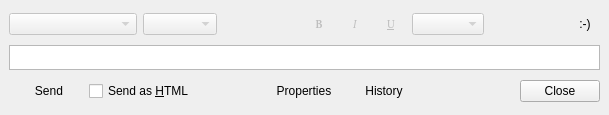
<ui version="4.0" >
 <author></author>
 <comment></comment>
 <exportmacro></exportmacro>
 <class>RzxChatUI</class>
 <widget class="QWidget" name="RzxChatUI" >
  <property name="geometry" >
   <rect>
    <x>0</x>
    <y>0</y>
    <width>609</width>
    <height>110</height>
   </rect>
  </property>
  <property name="sizePolicy" >
   <sizepolicy>
    <hsizetype>3</hsizetype>
    <vsizetype>5</vsizetype>
    <horstretch>0</horstretch>
    <verstretch>0</verstretch>
   </sizepolicy>
  </property>
  <property name="windowTitle" >
   <string>Chat [Qt]</string>
  </property>
  <layout class="QGridLayout" >
   <property name="margin" >
    <number>9</number>
   </property>
   <property name="spacing" >
    <number>6</number>
   </property>
   <item row="0" column="0" >
    <layout class="QHBoxLayout" >
     <property name="margin" >
      <number>0</number>
     </property>
     <property name="spacing" >
      <number>6</number>
     </property>
     <item>
      <widget class="QComboBox" name="cbFontSelect" >
       <property name="enabled" >
        <bool>false</bool>
       </property>
       <property name="sizePolicy" >
        <sizepolicy>
         <hsizetype>3</hsizetype>
         <vsizetype>0</vsizetype>
         <horstretch>0</horstretch>
         <verstretch>0</verstretch>
        </sizepolicy>
       </property>
       <property name="minimumSize" >
        <size>
         <width>128</width>
         <height>0</height>
        </size>
       </property>
      </widget>
     </item>
     <item>
      <widget class="QComboBox" name="cbSize" >
       <property name="enabled" >
        <bool>false</bool>
       </property>
       <property name="sizePolicy" >
        <sizepolicy>
         <hsizetype>0</hsizetype>
         <vsizetype>0</vsizetype>
         <horstretch>0</horstretch>
         <verstretch>0</verstretch>
        </sizepolicy>
       </property>
       <property name="minimumSize" >
        <size>
         <width>74</width>
         <height>0</height>
        </size>
       </property>
       <property name="maximumSize" >
        <size>
         <width>74</width>
         <height>16777215</height>
        </size>
       </property>
      </widget>
     </item>
     <item>
      <spacer>
       <property name="orientation" >
        <enum>Qt::Horizontal</enum>
       </property>
       <property name="sizeHint" >
        <size>
         <width>21</width>
         <height>20</height>
        </size>
       </property>
      </spacer>
     </item>
     <item>
      <widget class="QToolButton" name="btnBold" >
       <property name="enabled" >
        <bool>false</bool>
       </property>
       <property name="minimumSize" >
        <size>
         <width>30</width>
         <height>30</height>
        </size>
       </property>
       <property name="maximumSize" >
        <size>
         <width>30</width>
         <height>30</height>
        </size>
       </property>
       <property name="font" >
        <font>
         <family>Terminal [Bitstream]</family>
         <pointsize>8</pointsize>
         <weight>75</weight>
         <italic>false</italic>
         <bold>true</bold>
         <underline>false</underline>
         <strikeout>false</strikeout>
        </font>
       </property>
       <property name="text" >
        <string>B</string>
       </property>
       <property name="checkable" >
        <bool>true</bool>
       </property>
       <property name="autoRaise" >
        <bool>true</bool>
       </property>
      </widget>
     </item>
     <item>
      <widget class="QToolButton" name="btnItalic" >
       <property name="enabled" >
        <bool>false</bool>
       </property>
       <property name="minimumSize" >
        <size>
         <width>30</width>
         <height>30</height>
        </size>
       </property>
       <property name="maximumSize" >
        <size>
         <width>30</width>
         <height>30</height>
        </size>
       </property>
       <property name="font" >
        <font>
         <family>Terminal [Bitstream]</family>
         <pointsize>8</pointsize>
         <weight>50</weight>
         <italic>true</italic>
         <bold>false</bold>
         <underline>false</underline>
         <strikeout>false</strikeout>
        </font>
       </property>
       <property name="text" >
        <string>I</string>
       </property>
       <property name="checkable" >
        <bool>true</bool>
       </property>
       <property name="autoRaise" >
        <bool>true</bool>
       </property>
      </widget>
     </item>
     <item>
      <widget class="QToolButton" name="btnUnderline" >
       <property name="enabled" >
        <bool>false</bool>
       </property>
       <property name="minimumSize" >
        <size>
         <width>30</width>
         <height>30</height>
        </size>
       </property>
       <property name="maximumSize" >
        <size>
         <width>30</width>
         <height>30</height>
        </size>
       </property>
       <property name="font" >
        <font>
         <family>Terminal [Bitstream]</family>
         <pointsize>8</pointsize>
         <weight>50</weight>
         <italic>false</italic>
         <bold>false</bold>
         <underline>true</underline>
         <strikeout>false</strikeout>
        </font>
       </property>
       <property name="text" >
        <string>U</string>
       </property>
       <property name="checkable" >
        <bool>true</bool>
       </property>
       <property name="autoRaise" >
        <bool>true</bool>
       </property>
      </widget>
     </item>
     <item>
      <widget class="QComboBox" name="cbColorSelect" >
       <property name="enabled" >
        <bool>false</bool>
       </property>
      </widget>
     </item>
     <item>
      <spacer>
       <property name="orientation" >
        <enum>Qt::Horizontal</enum>
       </property>
       <property name="sizeHint" >
        <size>
         <width>20</width>
         <height>20</height>
        </size>
       </property>
      </spacer>
     </item>
     <item>
      <widget class="QToolButton" name="btnSmiley" >
       <property name="minimumSize" >
        <size>
         <width>30</width>
         <height>30</height>
        </size>
       </property>
       <property name="maximumSize" >
        <size>
         <width>30</width>
         <height>30</height>
        </size>
       </property>
       <property name="text" >
        <string>:-)</string>
       </property>
       <property name="autoRaise" >
        <bool>true</bool>
       </property>
      </widget>
     </item>
    </layout>
   </item>
   <item row="1" column="0" >
    <widget class="RzxTextEdit" name="edMsg" >
     <property name="sizePolicy" >
      <sizepolicy>
       <hsizetype>7</hsizetype>
       <vsizetype>7</vsizetype>
       <horstretch>0</horstretch>
       <verstretch>0</verstretch>
      </sizepolicy>
     </property>
     <property name="minimumSize" >
      <size>
       <width>0</width>
       <height>25</height>
      </size>
     </property>
     <property name="maximumSize" >
      <size>
       <width>32767</width>
       <height>32767</height>
      </size>
     </property>
     <property name="baseSize" >
      <size>
       <width>0</width>
       <height>50</height>
      </size>
     </property>
     <property name="focusPolicy" >
      <enum>Qt::StrongFocus</enum>
     </property>
     <property name="whatsThis" >
      <string>&lt;h3>Input&lt;/h3>&lt;p>This is the place where you can type your messages.&lt;/p>&lt;p>&lt;b>Shortcuts :&lt;/b>&lt;br>&lt;b>Enter : &lt;/b>Send your message&lt;br>&lt;b>Ctrl+[UP|DOWN] : &lt;/b>Navigate through the messages you have already typed&lt;br>&lt;b>Ctrl+Enter : &lt;/b> Add a line-break&lt;/p></string>
     </property>
    </widget>
   </item>
   <item row="2" column="0" >
    <layout class="QHBoxLayout" >
     <property name="margin" >
      <number>0</number>
     </property>
     <property name="spacing" >
      <number>0</number>
     </property>
     <item>
      <widget class="QPushButton" name="btnSend" >
       <property name="sizePolicy" >
        <sizepolicy>
         <hsizetype>5</hsizetype>
         <vsizetype>0</vsizetype>
         <horstretch>0</horstretch>
         <verstretch>0</verstretch>
        </sizepolicy>
       </property>
       <property name="whatsThis" >
        <string>&lt;h3>Send&lt;/h3>&lt;p>Send the message you have typed...&lt;br>It's a lot easier to use &lt;b>Enter&lt;/b>&lt;/p></string>
       </property>
       <property name="text" >
        <string>Send</string>
       </property>
       <property name="shortcut" >
        <string/>
       </property>
       <property name="flat" >
        <bool>true</bool>
       </property>
      </widget>
     </item>
     <item>
      <widget class="QCheckBox" name="cbSendHTML" >
       <property name="whatsThis" >
        <string>&lt;h3>Send as HTML&lt;/h3>&lt;p>When this case is checked, you can format your text&lt;/p>&lt;p>&lt;b>Warning : &lt;/b>some clients don't support HTML...&lt;/p></string>
       </property>
       <property name="text" >
        <string>Send as &amp;HTML</string>
       </property>
       <property name="shortcut" >
        <string/>
       </property>
      </widget>
     </item>
     <item>
      <spacer>
       <property name="orientation" >
        <enum>Qt::Horizontal</enum>
       </property>
       <property name="sizeType" >
        <enum>QSizePolicy::Minimum</enum>
       </property>
       <property name="sizeHint" >
        <size>
         <width>15</width>
         <height>30</height>
        </size>
       </property>
      </spacer>
     </item>
     <item>
      <widget class="QPushButton" name="btnSound" >
       <property name="whatsThis" >
        <string>&lt;h3>Sound&lt;/h3>&lt;p>Enables/disables the sound which is played when a new message arrives&lt;/p></string>
       </property>
       <property name="text" >
        <string/>
       </property>
       <property name="checkable" >
        <bool>true</bool>
       </property>
       <property name="flat" >
        <bool>true</bool>
       </property>
      </widget>
     </item>
     <item>
      <spacer>
       <property name="orientation" >
        <enum>Qt::Horizontal</enum>
       </property>
       <property name="sizeType" >
        <enum>QSizePolicy::Minimum</enum>
       </property>
       <property name="sizeHint" >
        <size>
         <width>15</width>
         <height>30</height>
        </size>
       </property>
      </spacer>
     </item>
     <item>
      <widget class="QPushButton" name="btnProperties" >
       <property name="sizePolicy" >
        <sizepolicy>
         <hsizetype>5</hsizetype>
         <vsizetype>0</vsizetype>
         <horstretch>0</horstretch>
         <verstretch>0</verstretch>
        </sizepolicy>
       </property>
       <property name="whatsThis" >
        <string>&lt;h3>Properties&lt;/h3>&lt;p>Ask for the properties of the person you are talking to.&lt;/p></string>
       </property>
       <property name="text" >
        <string>Properties</string>
       </property>
       <property name="checkable" >
        <bool>true</bool>
       </property>
       <property name="flat" >
        <bool>true</bool>
       </property>
      </widget>
     </item>
     <item>
      <widget class="QPushButton" name="btnHistorique" >
       <property name="sizePolicy" >
        <sizepolicy>
         <hsizetype>5</hsizetype>
         <vsizetype>0</vsizetype>
         <horstretch>0</horstretch>
         <verstretch>0</verstretch>
        </sizepolicy>
       </property>
       <property name="whatsThis" >
        <string>&lt;h3>History&lt;/h3>&lt;p>If you want to read all your old chats with this person&lt;/p></string>
       </property>
       <property name="text" >
        <string>History</string>
       </property>
       <property name="checkable" >
        <bool>true</bool>
       </property>
       <property name="flat" >
        <bool>true</bool>
       </property>
      </widget>
     </item>
     <item>
      <spacer>
       <property name="orientation" >
        <enum>Qt::Horizontal</enum>
       </property>
       <property name="sizeType" >
        <enum>QSizePolicy::Expanding</enum>
       </property>
       <property name="sizeHint" >
        <size>
         <width>20</width>
         <height>20</height>
        </size>
       </property>
      </spacer>
     </item>
     <item>
      <widget class="QPushButton" name="btnClose" >
       <property name="sizePolicy" >
        <sizepolicy>
         <hsizetype>5</hsizetype>
         <vsizetype>0</vsizetype>
         <horstretch>0</horstretch>
         <verstretch>0</verstretch>
        </sizepolicy>
       </property>
       <property name="whatsThis" >
        <string>&lt;h3>Close&lt;/h3>&lt;p>Ends the chat et close the window&lt;/p></string>
       </property>
       <property name="text" >
        <string>Close</string>
       </property>
      </widget>
     </item>
    </layout>
   </item>
  </layout>
 </widget>
 <layoutdefault spacing="3" margin="2" />
 <pixmapfunction></pixmapfunction>
 <customwidgets>
  <customwidget>
   <class>RzxTextEdit</class>
   <extends>QTextEdit</extends>
   <header>rzxtextedit.h</header>
   <container>0</container>
   <pixmap></pixmap>
  </customwidget>
 </customwidgets>
 <tabstops>
  <tabstop>edMsg</tabstop>
  <tabstop>btnSend</tabstop>
  <tabstop>cbSendHTML</tabstop>
  <tabstop>btnProperties</tabstop>
  <tabstop>btnHistorique</tabstop>
  <tabstop>btnSound</tabstop>
  <tabstop>btnClose</tabstop>
 </tabstops>
 <resources/>
 <connections/>
</ui>
